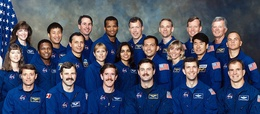
%> input picture Image processing/Face detection by Correlation/group1.jpg, 260 x 114 px, shrunk from 640 x 280 before the run; the run also reads 1 picture not shown here
$ octave Main.m   (GNU Octave 9; MATLAB toolbox functions it lacks are replaced by stand-ins)
%> lines starting %> are read from the running program, lines starting %| are printed output that depends on the picture; in (x1, y1, x2, y2) boxes, pixels count from 0 and x2, y2 are one past the last pixel; in counts of white or black regions, pixels touching at a corner belong together; the program's own positions count from 1
% Clear command window
clc;

% Clear all the predefined variables
clear all;

% Close all the opened figure windows
close all;


%% Read the Images

% Read a group image
Group = imread('group1.jpg');
%> Group is the input picture: size 114x260x3 uint8; mean R, G, B 71.5, 79.3, 102.4

% Group = rgb2gray(G);
% Group = imresize(Group,[256,256]);

% Display the Image
figure;
imshow(Group);
title('Group Photo');

% Read a Single Template image
Single = imread('face.jpg');

% Single = rgb2gray(Single);

% Display the Image
figure;
imshow(Single);
title('Single Face');


%% Maching

% Get the mean of the template image pixel values
N = mean(mean(mean(Single)));
%> N = 132

% Get the size of the template image
[x,y,z] = size(Single);
%> x = 20; y = 15; z = 3

% Convert the pixel values to double
Single = double(Single);

% Open a figure window to display the maching
figure;


% Start Comparing
for i = 1:size(Group,1)-x
    for j = 1:size(Group,2)-y

        % Convert the pixel values to double
        Temp = double(Group(i:i+x-1,j:j+y-1,:));

        % Get the mean of the part of the image pixel values
        M = mean(mean(mean(Temp)));

        % Get the difference between the mean values
        if N>M
            T = N-M;
        else
            T = M-N;
        end

        % If the mean difference is less than the limit then match found
        if T<0.006

            Group(i:i+x-1,j:j+y-1,:) = uint8(Temp.*Single);

            imshow(Group);
            title('Mached Image');
            drawnow;

        end

    end
end
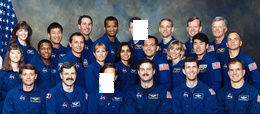
%> Group: size 114x260x3 uint8; 2.02% of pixels changed, all inside (x1, y1, x2, y2) = (99, 20, 148, 93)
%> after the loop, T = 74.13
